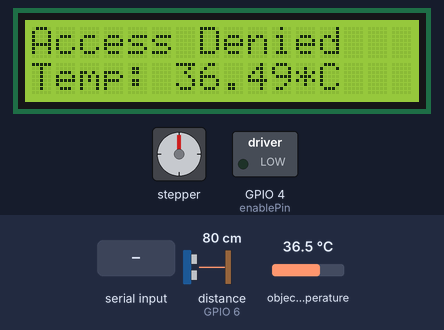
This sketch was run on a simulated ESP32-S3. Shown: 16×2 character LCD, stepper motor, switched loads named in the sketch (green lamp = pin HIGH). Wiring (inferred from the names in the program): ultrasonic range finder: trigger GPIO 7; echo GPIO 6. Inputs (shaded band) come from the test bench; at power-on: distance to the obstacle (sensor on GPIO 6) 80 cm, object temperature 36.5 °C. The echo pulse lasts 58.3 µs per cm; stepper angles assume 200 steps per turn; pins used as bus, display or sensor lines are not drawn; what the sketch prints to the serial monitor is not drawn.

Above: at 8.0 s.
8.1 s: distance to the obstacle (sensor on GPIO 6) set to 250 cm
At 9.1 s:
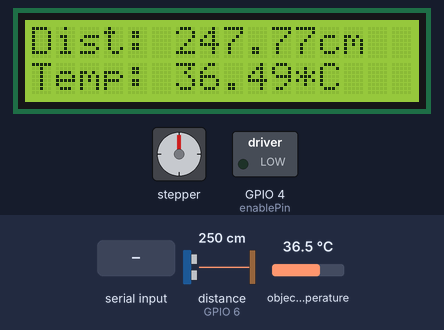
13.1 s: object temperature set to 20 °C
At 13.6 s:
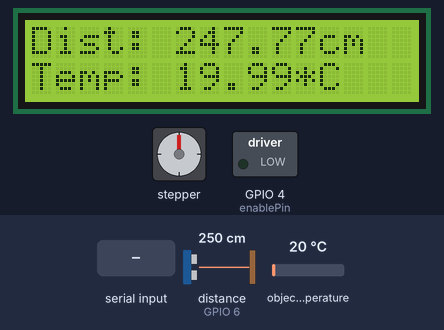
15.7 s: distance to the obstacle (sensor on GPIO 6) set to 2 cm
At 17.1 s:
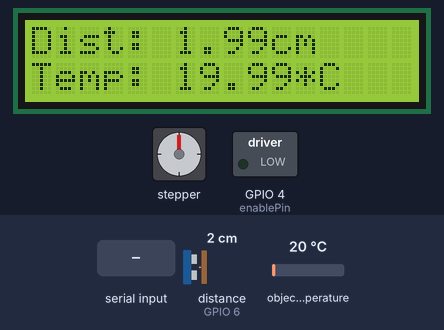
18.8 s: "*" received over Serial
At 25.9 s:
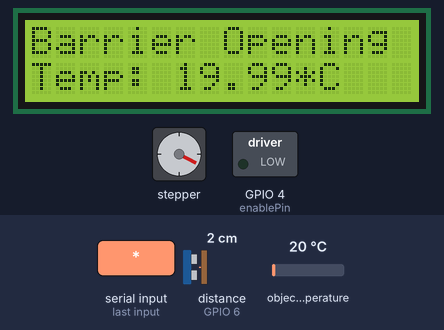
30.4 s: distance to the obstacle (sensor on GPIO 6) set to 18 cm
At 34.0 s:
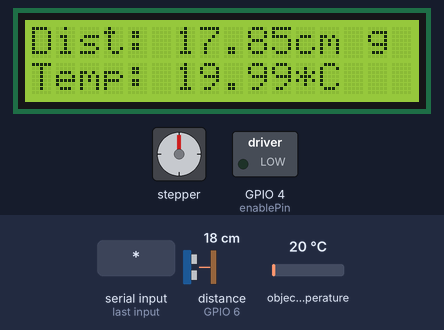
Timing chart, 0 to 34.9 s (numbered marks = the images above; inputs shaded):
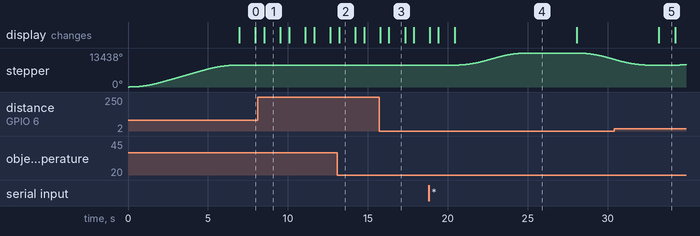

Measured:
- after the input at 8.1 s, the display: changes after 0.41 s (image 1)
- after the input at 13.1 s, the display: changes after 0.10 s (image 2)
- after the input at 15.7 s, the display: first differs from a run without the input after 0.61 s (image 3)
- after the input at 18.8 s, stepper: turns 4798° clockwise in 4.6 s, then 2514° counter-clockwise in 2.3 s; the display: first differs from a run without the input after 1.7 s (image 4)
- after the input at 30.4 s, the display: changes after 2.8 s (image 5)
- what the display in image 1 shows lasts 1.0 s, from 8.5 s to 9.5 s

The sketch:

ABS.ino
```cpp
#include <Wire.h>
#include <Adafruit_MLX90614.h>
#include <LiquidCrystal_I2C.h>
#include <AccelStepper.h>

// Create objects for sensors
Adafruit_MLX90614 mlx = Adafruit_MLX90614();
LiquidCrystal_I2C lcd(0x27, 16, 2); // Change 0x27 to your I2C address if different

// Define stepper motor connections and motor interface type
#define dirPin 2
#define stepPin 3
#define enablePin 4 // Define the pin for enabling/disabling the driver
#define motorInterfaceType 1

// Create an instance of the stepper motor class
AccelStepper stepper(motorInterfaceType, stepPin, dirPin);

// HC-SR04 connections
const int trigPin = 7;
const int echoPin = 6;

// Define variables
long duration;
float distance;
float temperature;
bool faceMaskDetected = false;
char esp32Data;

// Gear ratio between pulleys
const float gearRatio = 3.0; // 60 teeth barrier pulley / 20 teeth motor pulley

// Steps per revolution of the stepper motor
const int stepsPerRevolution = 200 * 32; // Assuming 32 microsteps

// Function to move the barrier to a specific angle
void moveBarrierToAngle(int angle) {
  // Convert angle to steps
  float stepsPerDegree = (stepsPerRevolution * gearRatio) / 360.0;
  int targetSteps = (270 - angle) * stepsPerDegree;

  Serial.print("Moving barrier to angle: ");
  Serial.print(angle);
  Serial.print(" degrees (");
  Serial.print(targetSteps);
  Serial.println(" steps)");

  stepper.moveTo(targetSteps);
  stepper.runToPosition();

  Serial.println("Barrier move complete");
}

void setup() {
  // Start serial communication for debugging
  Serial.begin(9600);
  Serial.println("System Initializing...");

  // Initialize sensors
  mlx.begin();

  // Initialize LCD with 16 columns and 2 rows
  lcd.begin(16, 2);
  lcd.backlight();

  // Initialize HC-SR04
  pinMode(trigPin, OUTPUT);
  pinMode(echoPin, INPUT);

  // Set up the enable pin
  pinMode(enablePin, OUTPUT);
  digitalWrite(enablePin, LOW); // Enable the driver

  // Set up the stepper motor
  stepper.setMaxSpeed(1000);
  stepper.setAcceleration(500);

  // Print initial debug information
  Serial.println("Initializing barrier system...");

  // Move the barrier to the initial position (270 degrees to 180 degrees)
  moveBarrierToAngle(180); // Move to 180 degrees initially
  Serial.println("Initialization complete. Barrier is at 180 degrees.");

  lcd.setCursor(0, 0);
  lcd.print("System Ready");
}

void loop() {
  // Measure distance using HC-SR04
  digitalWrite(trigPin, LOW);
  delayMicroseconds(2);
  digitalWrite(trigPin, HIGH);
  delayMicroseconds(10);
  digitalWrite(trigPin, LOW);
  duration = pulseIn(echoPin, HIGH);
  distance = (duration * 0.034) / 2;

  // Measure temperature using MLX90614
  temperature = mlx.readObjectTempC();

  // Check for data from ESP32-CAM
  if (Serial.available() > 0) {
    esp32Data = Serial.read();
    if (esp32Data == '*') {
      faceMaskDetected = true;
    } else {
      faceMaskDetected = false;
    }
  }

  // Debugging prints
  Serial.print("Distance: ");
  Serial.print(distance);
  Serial.println(" cm");

  Serial.print("Temperature: ");
  Serial.print(temperature);
  Serial.println(" *C");

  Serial.print("Face Mask Detected: ");
  Serial.println(faceMaskDetected ? "Yes" : "No");

  // Display on LCD
  lcd.setCursor(0, 0);
  lcd.print("Dist: ");
  lcd.print(distance);
  lcd.print("cm ");

  lcd.setCursor(0, 1);
  lcd.print("Temp: ");
  lcd.print(temperature);
  lcd.print("*C ");

  delay(1000);

  // Logic to open/close barrier
  if (distance < 50 && faceMaskDetected) {
    lcd.setCursor(0, 0);
    lcd.print("Barrier Opening  ");
    Serial.println("Barrier Opening");
    moveBarrierToAngle(130); // Open barrier to 130 degrees
    delay(3000); // Keep barrier open for 3 seconds
    lcd.setCursor(0, 0);
    lcd.print("Barrier Closing  ");
    Serial.println("Barrier Closing");
    moveBarrierToAngle(180); // Close barrier to 180 degrees
  } else {
    lcd.setCursor(0, 0);
    lcd.print("Access Denied    ");
    Serial.println("Access Denied");
  }

  delay(500);
}
```
